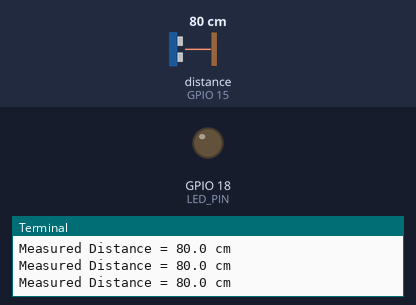
Simulated run of this program. Board: Raspberry Pi (BCM pin numbers). Shown: output pins drawn as LEDs (lit = HIGH), the last lines printed to the terminal. The inputs (shaded band) are chosen by the test bench; at power-on: distance to the obstacle (sensor on GPIO 15) 80 cm. The echo pulse lasts 58.3 µs per cm; the clock reads 2024-03-15 10:24:30 at power-on unless the program sets it; pins used as bus, display or sensor lines are not drawn.

Above: at 1.2 s.
1.3 s: distance to the obstacle (sensor on GPIO 15) set to 2 cm
At 2.3 s:
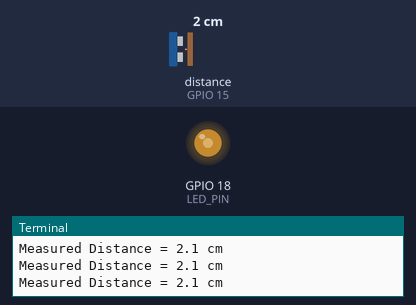
2.8 s: distance to the obstacle (sensor on GPIO 15) set to 9 cm
At 4.0 s:
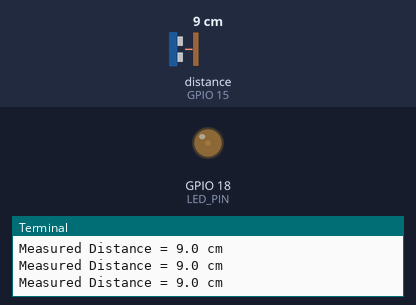
Timing chart, 0 to 5.8 s (numbered marks = the images above; inputs shaded):
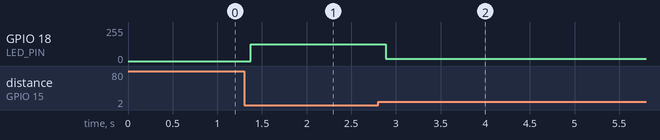

Measured:
- after the input at 1.3 s, GPIO 18 (LED_PIN): 0/255 → 127/255 after 0.07 s
- after the input at 2.8 s, GPIO 18 (LED_PIN): 127/255 → 16/255 after 0.09 s

The program:

Ultra.py
```python
import RPi.GPIO as GPIO
import time

# Set GPIO mode and pins
GPIO.setmode(GPIO.BCM)
TRIGGER_PIN = 14
ECHO_PIN = 15
LED_PIN = 18

# Set maximum distance and threshold
MAX_DISTANCE = 10  # Maximum distance in centimeters

# Setup GPIO pins
GPIO.setup(TRIGGER_PIN, GPIO.OUT)
GPIO.setup(ECHO_PIN, GPIO.IN)
GPIO.setup(LED_PIN, GPIO.OUT)

# Create PWM object for LED
led = GPIO.PWM(LED_PIN, 100)
led.start(0)

# Function to measure distance
def measure_distance():
    GPIO.output(TRIGGER_PIN, True)
    time.sleep(0.00001)
    GPIO.output(TRIGGER_PIN, False)

    start_time = time.time()
    stop_time = time.time()

    while GPIO.input(ECHO_PIN) == 0:
        start_time = time.time()

    while GPIO.input(ECHO_PIN) == 1:
        stop_time = time.time()

    time_elapsed = stop_time - start_time
    distance = (time_elapsed * 34300) / 2  # Speed of sound is approximately 34300 cm/s

    return distance

try:
    while True:
        dist = measure_distance()
        print("Measured Distance = {:.1f} cm".format(dist))

        if 0 < dist <= MAX_DISTANCE:
            duty_cycle = (MAX_DISTANCE - dist) * 6.25
            led.ChangeDutyCycle(duty_cycle)
        else:
            led.ChangeDutyCycle(0)

        time.sleep(0.1)  # Add a small delay to control the update rate

except KeyboardInterrupt:
    print("Measurement stopped by user")

finally:
    led.stop()
    GPIO.cleanup()
```
